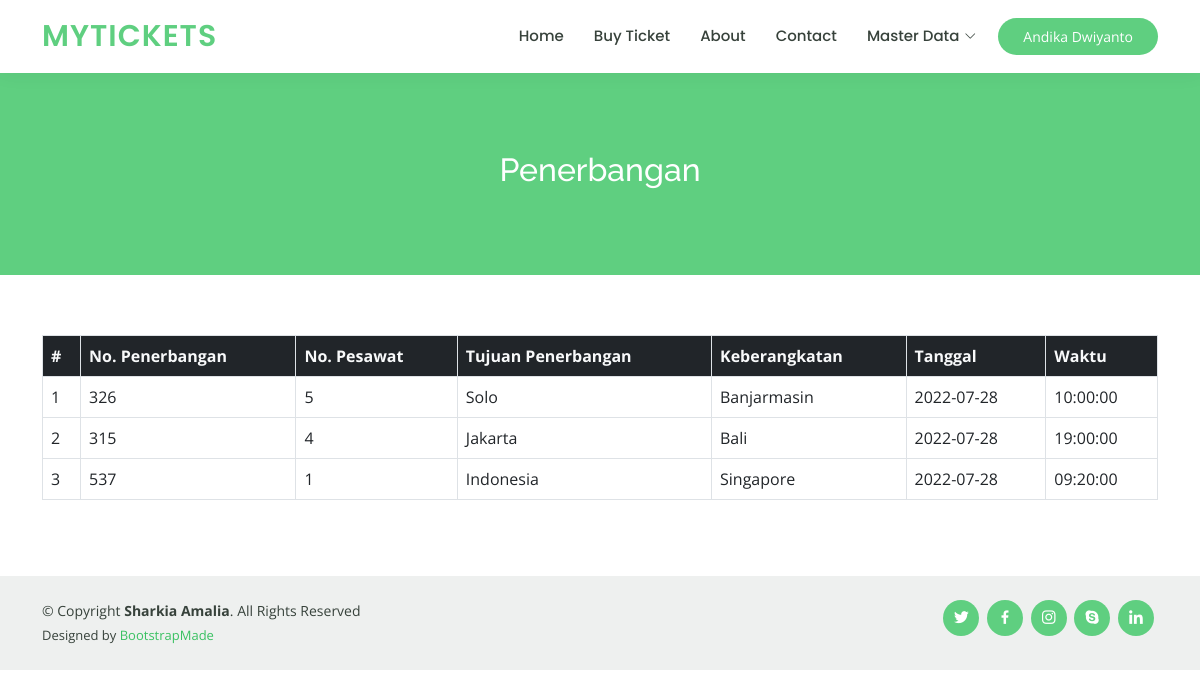
Page /index.php?page=penerbangan (signed in) on the committed database.
### tables this page shows
CREATE TABLE `flights` (
  `id` int(11) NOT NULL,
  `flight_no` varchar(10) NOT NULL,
  `plane_id` int(11) NOT NULL,
  `arrival` varchar(20) NOT NULL,
  `departure` varchar(20) NOT NULL,
  `date` date NOT NULL,
  `time` time NOT NULL
);

### models/Penerbangan_M.php (called while the page is built, shortened)
<?php
class Penerbangan{
    private $koneksi;
    public function __construct()
    {
        global $dbh;
        $this->koneksi = $dbh;
    }
    public function dataPenerbangan()
    {
        $sql = "SELECT * FROM flights ORDER BY id DESC";
        $ps = $this->koneksi->prepare($sql);
        $ps->execute();
        $rs = $ps->fetchAll();
        return $rs;
    }
}

### penerbangan.php (the view)
<?php
  $model = new Penerbangan();
  $data_penerbangan = $model->dataPenerbangan();
  ?>
  <div class="breadcrumbs" data-aos="fade-in">
      <div class="container py-5">
          <h2>Penerbangan</h2>
      </div>
  </div>
  <section id="flights" class="flights">
      <div class="container" data-aos="fade-up">
      <table class="table table-bordered table-hover" id="myTable">
        <thead class="bg-dark text-light">
            <tr>
                <th>#</th>
                <th>No. Penerbangan</th>
                <th>No. Pesawat</th>
                <th>Tujuan Penerbangan</th>
                <th>Keberangkatan</th>
                <th>Tanggal</th>
                <th>Waktu</th>
            </tr>
        </thead>
        <tbody>
            <?php
            $no = 1;
            foreach ($data_penerbangan as $row) {
            ?>
            <tr>
                <td><?= $no++ ?></td>
                <td><?= $row['flight_no'] ?></td>
                <td><?= $row['plane_id'] ?></td>
                <td><?= $row['arrival'] ?></td>
                <td><?= $row['departure'] ?></td>
                <td><?= $row['date'] ?></td>
                <td><?= $row['time'] ?></td>
            </tr>
            <?php } ?>
        </tbody>
      </table>
      </div>
  </section>

### assets/css/style.css (style rules this page uses)
body { font-family: "Open Sans", sans-serif; color: #444444; }
h1, h2, h3, h4, h5, h6 { font-family: "Raleway", sans-serif; }
section { padding: 60px 0; overflow: hidden; }
.breadcrumbs { margin-top: 73px; text-align: center; background: #5fcf80; padding: 30px 0; color: #fff; }
.breadcrumbs h2 { font-size: 32px; font-weight: 500; }

### rows in the picture
flights: flight_no "326", plane "5", arrival "Solo", departure "Banjarmasin", date "2022-07-28", time "10:00:00"
flights: flight_no "315", plane "4", arrival "Jakarta", departure "Bali", date "2022-07-28", time "19:00:00"
flights: flight_no "537", plane "1", arrival "Indonesia", departure "Singapore", date "2022-07-28", time "09:20:00"

### other values in the picture
$sesi['fullname'] "Andika Dwiyanto"
